Frame 1 (no input): blank canvas, image omitted
Frame 60 (the mouse pressed at the canvas centre just before this capture): blank canvas, image omitted
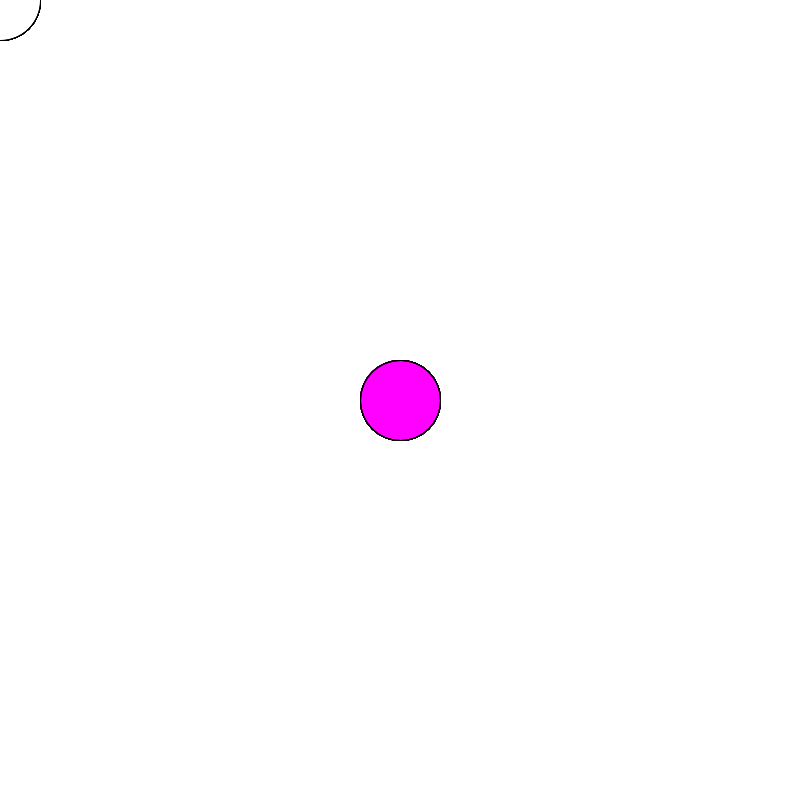
Frame 120 (the mouse held since frame 60 and released just before this capture)

The Processing sketch whose frames 1 and 60 were blank and that drew this single picture after the mouse press (run headless with seeded random() and noise(); from frame 60 on, the mouse is pressed at the canvas centre):

// Processing sketch: Code1_Transition_To_Processing
// ── Code1_Transition_To_Processing.pde
void setup() {
  size(800,800);
  background(255);
}

void draw(){
  if (mousePressed == true) {
    fill (mouseX,0,mouseY,50);
  } else {
    fill(255);
  }
  ellipse(mouseX,mouseY,80,80);
}
